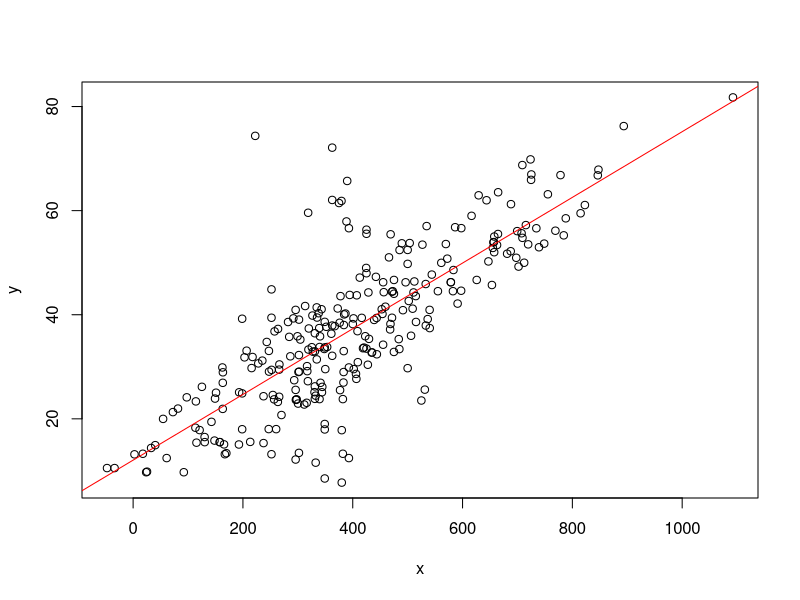

Recreate this plot in R. (Note: this script raises an error after producing the figure.)
d<-read.csv(file="ConcreteData.csv")
make.names(names(d))
d

x<-d$Cement 
y<-d$Concrete.compressive.strength
model<-lm(y ~ x)  # lm() creates a linear model

plot(x,y)
abline(model, col='red')  # adds the model line to the plot

summary(model)

new <- data.frame((x = c(198.6,412.8, 616.4)))  # creating new values for Cement
pred.conf <- predict(model, new, interval="confidence", level=0.95)  #making predictions
pred.conf

pred.pred <- predict(model, new, interval="prediction", level=0.95)
pred.pred

p <- predict(model, new)  # estimated  values of Y for new values of X
q <- c(24.89, 47.13, 59)  # true values of Y for new values of X

sse <- sum((q - p)^2)
sst <- sum((mpg-mean(mpg))^2)
pseudo_r2 <- 1 - sse/sst
pseudo_r2

# multiple linear regression
x1<-d$Cement
x2<-d$Blast.Furnace.Slag
mult_model <- lm(y ~ x1+x2)
summary(mult_model)